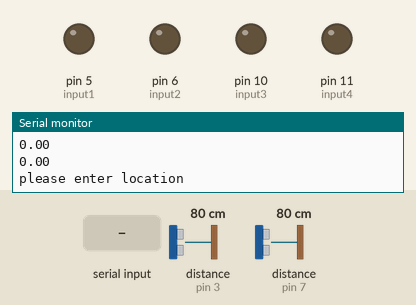
The sketch below on a simulated Arduino Uno, built with avr-gcc and run on an emulated ATmega328P. Parts: output pins drawn as LEDs (lit = HIGH), the last lines printed to the serial monitor. Dashed ring = blinking. The inputs (shaded band) are chosen by the test bench; at power-on: distance to the obstacle (sensors on pin 3, pin 7) 80 cm. The echo pulse lasts 58.3 µs per cm; pins used as bus, display or sensor lines are not drawn.

Above: at 1.2 s.
1.3 s: "90,45,200}" received over Serial
At 4.2 s:
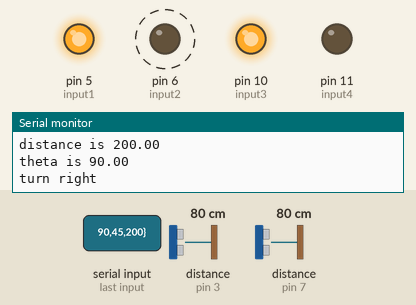
4.3 s: "30,150,10}" received over Serial
At 6.25 s:
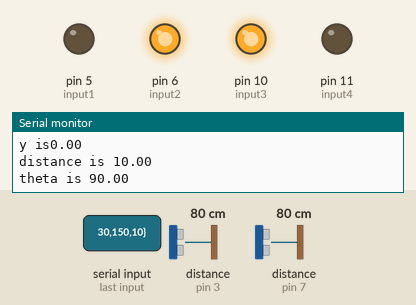
7.3 s: "90,45,200,10}" received over Serial
At 7.44 s:
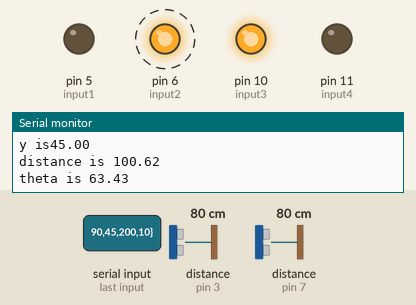
Timing chart, 0 to 13.5 s (numbered marks = the images above; inputs shaded):
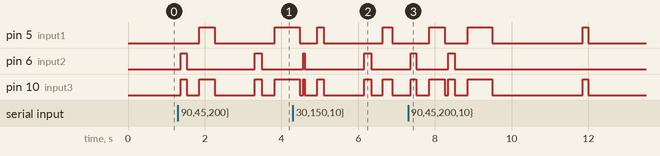

Measured:
- after the input at 1.3 s, pin 5 (input1): LOW → HIGH after 0.56 s, → LOW 0.40 s later, → HIGH 1.6 s later; pin 6 (input2): alternates HIGH for 0.17 s and LOW for 1.8 s, starting after 0.07 s; pin 10 (input3): goes HIGH 0.15 s, LOW 0.33 s, HIGH 0.40 s, LOW 1.1 s, HIGH 0.18 s, LOW 0.33 s, then HIGH, starting after 0.07 s
- after the input at 4.3 s, pin 6 (input2): LOW → HIGH after 0.26 s, → LOW 0.05 s later, → HIGH 1.6 s later, → LOW 0.18 s later
- after the input at 7.3 s, pin 5 (input1): goes HIGH 0.40 s, LOW 0.60 s, HIGH 0.65 s, LOW 2.4 s, HIGH 0.15 s, then LOW, starting after 0.55 s; pin 6 (input2): alternates HIGH for 0.17 s and LOW for 0.82 s, 4 changes in all, then stays LOW, starting after 0.07 s

The sketch:

control_car.ino
```cpp
#include <SoftwareSerial.h>

#define TrigR 2 //引脚Tring 连接 IO D2
#define EchoR 3 //引脚Echo 连接 IO D3
#define TrigL 4 //引脚Tring 连接 IO D2
#define EchoL 7 //引脚Echo 连接 IO D3


int input1 = 5; // 定义uno的pin 5 向 input1 输出
int input2 = 6; // 定义uno的pin 6 向 input2 输出
int input3 = 10; // 定义uno的pin 9 向 input3 输出
int input4 = 11; // 定义uno的pin 10 向 input4 输出
float dis_L; //超声波距离变量
float dis_R; //超声波距离变量
float temp; //
char ch;
float x1,y1,x0,y0;
float distance; // 距离
float theta; // 夹角
bool flag_no_target = false; // 没有目标值

double HC_SRO4(int echo,int trig);
void turn_Right (double theta);
void turn_Left (double theta);
void go_forword (double distance);
String detectString();
void clearList();
void getList();

SoftwareSerial softSerial(8, 9); // RX, TX
typedef struct
{
  int data[50][2] = {{0,0}};
  int len = 0;
}List;
List list;


void setup()
{
  Serial.begin(9600);
  softSerial.begin(115200);
  pinMode(input1,OUTPUT);
  pinMode(input2,OUTPUT);
  pinMode(input3,OUTPUT);
  pinMode(input4,OUTPUT);
  pinMode(TrigR, OUTPUT);
  pinMode(EchoR, INPUT);
  pinMode(TrigL, OUTPUT);
  pinMode(EchoL, INPUT);
}


void loop() {
  x0 = 0;
  y0 = 0;
  x1 = 0;
  y1 = 0;
  Serial.println(dis_R);
  Serial.println(dis_L);
  if(dis_R > 0 and dis_R <50)
  {
      digitalWrite(input1,LOW);
      digitalWrite(input2,LOW);
      digitalWrite(input3,LOW);
      digitalWrite(input4,LOW);
      delay(100);  //延时0.5秒
  }
  if(dis_L > 0 and dis_L <50)
  {
      digitalWrite(input1,LOW);
      digitalWrite(input2,LOW);
      digitalWrite(input3,LOW);
      digitalWrite(input4,LOW);
      delay(100);  //延时0.5秒
  }

  if(!flag_no_target)
    Serial.println("please enter location");
  if(Serial.available()>0 and !flag_no_target)
  {

    x1 = Serial.parseInt();
    Serial.print("x is");
    Serial.println(int(x1));
    y1 = Serial.parseInt();
    Serial.print("y is");
    Serial.println(y1);
    float dis_x = x1 - x0;
    float dis_y = y1 - y0;
    distance = sqrt(pow(dis_x,2) + pow(dis_y,2));

//    flag_no_target = true;
    theta = atan(dis_x/dis_y);
    Serial.print("distance is ");
    Serial.println(distance);
    Serial.print("theta is ");
    theta = theta * 180 / M_PI;
    Serial.println(theta);
    turn_Right(theta);
    Serial.println("turn right");
    delay(200);
    go_forword(distance);
    Serial.println("go stragiht");
  }
  if(softSerial.available())
  {
    getList();
    for (int i=0; i<list.len; i++)
    {
      Serial.print(list.data[i][0]);
      Serial.print('\t');
      Serial.println(list.data[i][1]);
    }
    Serial.println("============");
    clearList();
  }

}

double HC_SRO4(int echo,int trig) //超声波
{
  int dis;
  digitalWrite(trig, LOW); //给Trig发送一个低电平
  delayMicroseconds(2);    //等待 2微妙
  digitalWrite(trig,HIGH); //给Trig发送一个高电平
  delayMicroseconds(10);    //等待 10微妙
  digitalWrite(trig, LOW); //给Trig发送一个低电平
  temp = float(pulseIn(echo, HIGH)); //存储回波等待时间,
  dis = (temp * 17 )/1000; //把回波时间换算成cm
  return dis;
}

void go_forword (double distance) //直行
{
  double straight_time = 0;
  int count_time = distance/75;

  while( count_time--)
  {
    dis_R = HC_SRO4(EchoR,TrigR);
    dis_L = HC_SRO4(EchoL,TrigL);
    if(dis_R > 0 and dis_R <50 or dis_L > 0 and dis_L)
    {
      digitalWrite(input1,LOW);
      digitalWrite(input2,LOW);
      digitalWrite(input3,LOW);
      digitalWrite(input4,LOW);
      delay(20);  //延时0.5秒
      count_time = 0 ;
      break;
    }
  digitalWrite(input1,HIGH);
  digitalWrite(input2,LOW);
  digitalWrite(input3,HIGH);
  digitalWrite(input4,LOW);
  delay(900);   //900ms大致能走75cm
  digitalWrite(input1,LOW);
  digitalWrite(input2,LOW);
  digitalWrite(input3,LOW);
  digitalWrite(input4,LOW);
  delay(20);  //延时0.5秒
  }
  digitalWrite(input1,HIGH);
  digitalWrite(input2,LOW);
  digitalWrite(input3,HIGH);
  digitalWrite(input4,LOW);
  delay(int(distance)%75*10+150);   //按照900/75的转换，把余数加上
  digitalWrite(input1,LOW);
  digitalWrite(input2,LOW);
  digitalWrite(input3,LOW);
  digitalWrite(input4,LOW);
  delay(50);  //延时0.5秒
}

void turn_Right (double theta) // 右转
{
  double turn_time = 0;
//  turn_time = 60 + 60*log10f(theta);
  if(theta <= 30)
  {
    turn_time = theta*4;
  }
  else if( theta <= 90)
  {
    turn_time = theta + 90;
  }
  else
  {
    turn_time = theta*2;
  }
    digitalWrite(input1,LOW); //给高电平
    digitalWrite(input2,HIGH);  //给低电平
    digitalWrite(input3,HIGH); //给高电平
    digitalWrite(input4,LOW);  //给低电平
    delay(int(turn_time));   //延时1秒
    digitalWrite(input1,LOW);
    digitalWrite(input2,LOW);
    digitalWrite(input3,LOW);
    digitalWrite(input4,LOW);
    delay(100);  //延时0.5秒
}

void turn_Left (double theta)  // 左转
{
  double turn_time = 0;
//  turn_time = 60 + 60*log10f(theta);
  if(theta <= 30)
  {
    turn_time = theta*4;
  }
  else if( theta <= 90)
  {
    turn_time = theta + 90;
  }
  else
  {
    turn_time = theta*2;
  }
    digitalWrite(input1,HIGH); //给高电平
    digitalWrite(input2,LOW);  //给低电平
    digitalWrite(input3,LOW); //给低电平
    digitalWrite(input4,HIGH);  //给高电平
    delay(int(turn_time));   //延时1秒
    digitalWrite(input1,LOW);
    digitalWrite(input2,LOW);
    digitalWrite(input3,LOW);
    digitalWrite(input4,LOW);
    delay(100);  //延时0.5秒
}


String detectString()
{
  while(softSerial.read() != '{');
  return(softSerial.readStringUntil('}'));
}
void clearList()
{
  memset(list.data, sizeof(list.data),0);
  list.len = 0;
}
void getList()
{
  String s = detectString();
  String numStr = "";
  for(int i = 0; i<s.length(); i++)
  {
    if(s[i]=='('){
      numStr = "";
    }
    else if(s[i] == ','){
      list.data[list.len][0] = numStr.toInt();
      numStr = "";
    }
    else if(s[i]==')'){
      list.data[list.len][1] = numStr.toInt();
      numStr = "";
      list.len++;
    }
    else{
      numStr += s[i];
    }
  }
}
```
